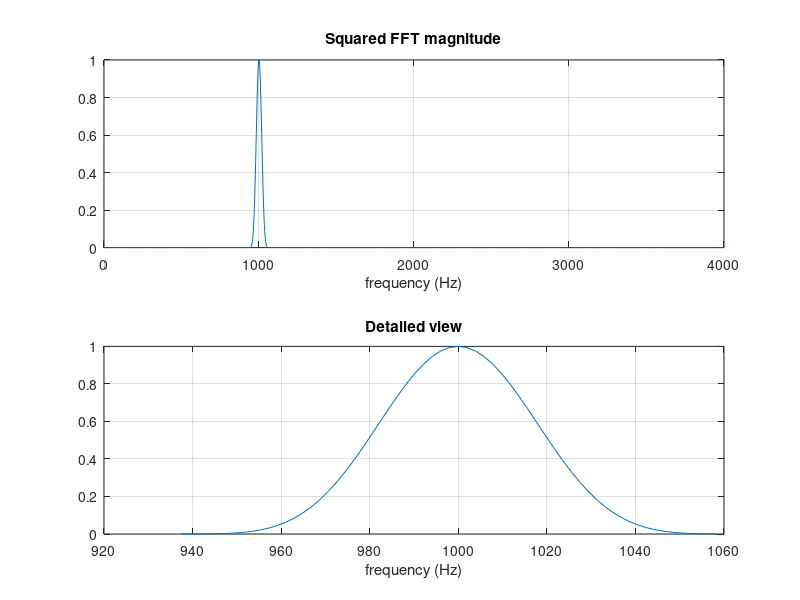

Write the MATLAB code that produced this figure.
N = 256;% number of data points
M = 4096; % number of samples after zero padding 

t = 2*pi*1000*[0:N-1]'/8000;
x = sin(t); % generate samples of 1kHz sine with 8kHz sampling
x=x.*hamming(N);  % multiply by windowing function
x = [x; zeros(M-N,1)]; % zero padding 

s = abs(fft(x)).^2; % compute squared magnitude of FFT
s = s/max(s); % normalize so that max is 1.0
f = 8000*[0:M-1]/M; 

figure;
subplot(2,1,1);
plot(f(1:M/2),s(1:M/2));
xlabel('frequency (Hz)');
title('Squared FFT magnitude');
grid on;

subplot(2,1,2);
plot(f(M/8-31:M/8+31),s(M/8-31:M/8+31));
xlabel('frequency (Hz)');
title('Detailed view');
grid on;

